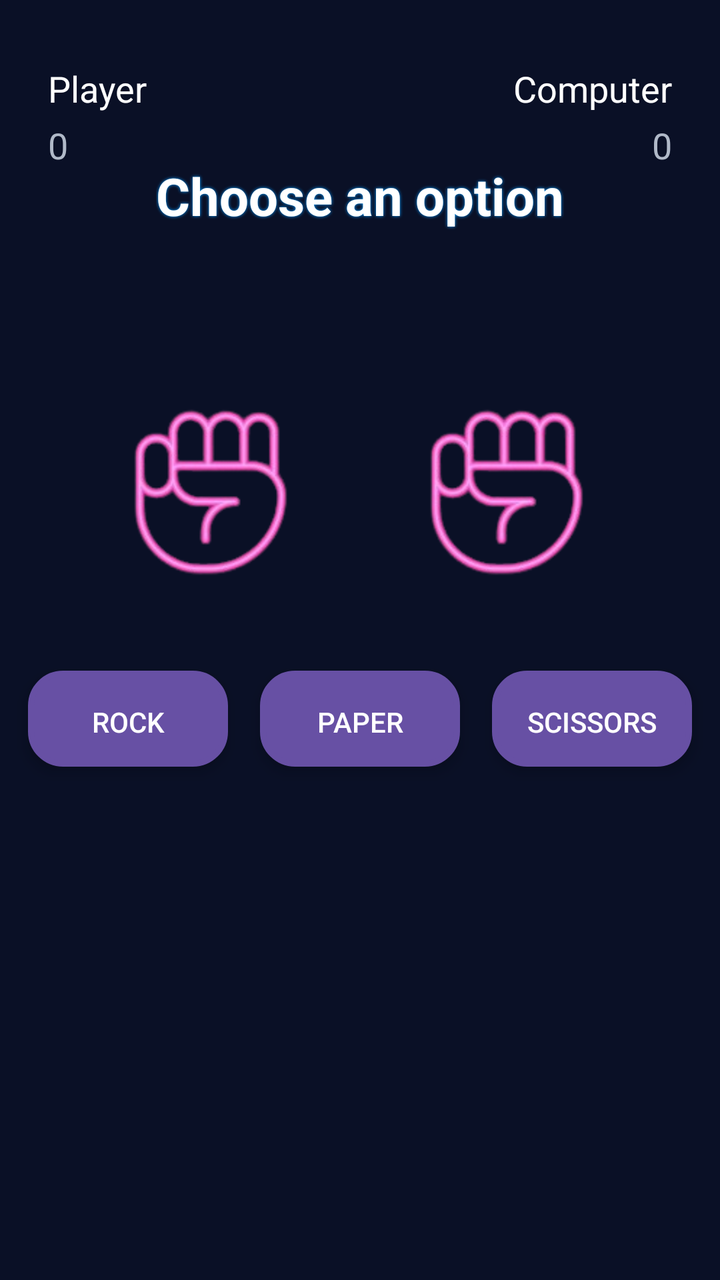
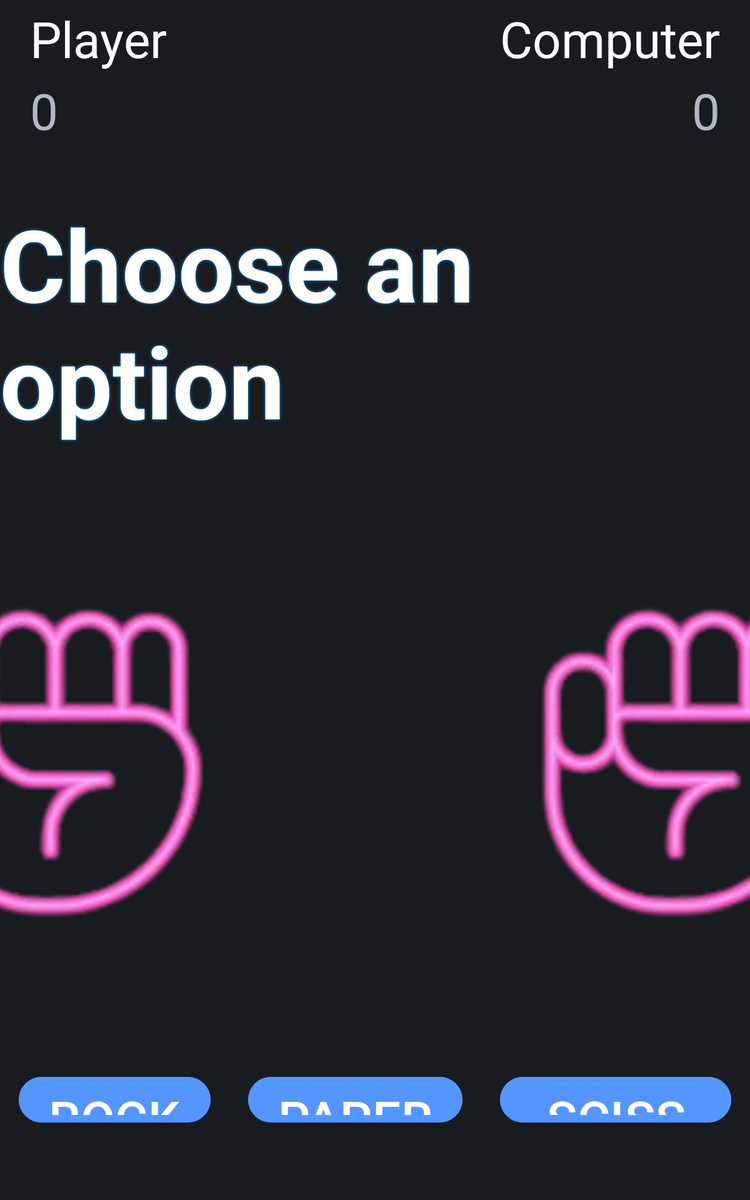

An Android layout and its configuration variant, each rendered on a device that would load it. The default file and the variant file are quoted in full after the pictures.
<!-- AndroidManifest.xml: application theme Theme.GameArena -->
<!-- res/layout/activity_rock_paper_scissors.xml -->
<?xml version="1.0" encoding="utf-8"?>
<RelativeLayout xmlns:android="http://schemas.android.com/apk/res/android"
    android:layout_width="match_parent"
    android:layout_height="match_parent"
    android:background="@color/ga_bg_dark">

    
    <TextView
        android:id="@+id/playerLabel"
        android:layout_width="wrap_content"
        android:layout_height="wrap_content"
        android:text="Player"
        android:textSize="18sp"
        android:textColor="@color/ga_text_primary"
        android:layout_alignParentStart="true"
        android:layout_marginStart="24dp"
        android:layout_marginTop="32dp"/>

    <TextView
        android:id="@+id/playerScore"
        android:layout_width="wrap_content"
        android:layout_height="wrap_content"
        android:text="0"
        android:textSize="18sp"
        android:textColor="@color/ga_text_secondary"
        android:layout_below="@id/playerLabel"
        android:layout_alignStart="@id/playerLabel"
        android:layout_marginTop="4dp"/>

    
    <TextView
        android:id="@+id/computerLabel"
        android:layout_width="wrap_content"
        android:layout_height="wrap_content"
        android:text="Computer"
        android:textSize="18sp"
        android:textColor="@color/ga_text_primary"
        android:layout_alignParentEnd="true"
        android:layout_marginEnd="24dp"
        android:layout_marginTop="32dp"/>

    <TextView
        android:id="@+id/computerScore"
        android:layout_width="wrap_content"
        android:layout_height="wrap_content"
        android:text="0"
        android:textSize="18sp"
        android:textColor="@color/ga_text_secondary"
        android:layout_below="@id/computerLabel"
        android:layout_alignEnd="@id/computerLabel"
        android:layout_marginTop="4dp"/>

    
    <TextView
        android:id="@+id/statusText"
        android:layout_width="wrap_content"
        android:layout_height="wrap_content"
        android:text="Choose an option"
        android:textSize="26sp"
        android:textColor="@color/ga_text_primary"
        style="@style/GameArenaHeading"
        android:layout_centerHorizontal="true"
        android:layout_marginTop="24dp"
        android:layout_below="@id/playerLabel"/>

    
    <LinearLayout
        android:id="@+id/handsRow"
        android:layout_width="wrap_content"
        android:layout_height="wrap_content"
        android:orientation="horizontal"
        android:gravity="center"
        android:layout_below="@id/statusText"
        android:layout_centerHorizontal="true"
        android:layout_marginTop="80dp">
        <ImageView
            android:id="@+id/playerHand"
            android:layout_width="100dp"
            android:layout_height="100dp"
            android:src="@drawable/ic_hand_rock"
            android:contentDescription="Player Hand"/>
        <Space
            android:layout_width="48dp"
            android:layout_height="1dp"/>
        <ImageView
            android:id="@+id/computerHand"
            android:layout_width="100dp"
            android:layout_height="100dp"
            android:src="@drawable/ic_hand_rock"
            android:contentDescription="Computer Hand"/>
    </LinearLayout>

    
    <LinearLayout
        android:id="@+id/buttonsRow"
        android:layout_width="wrap_content"
        android:layout_height="wrap_content"
        android:orientation="horizontal"
        android:gravity="center"
        android:layout_below="@id/handsRow"
        android:layout_centerHorizontal="true"
        android:layout_marginTop="32dp">
        <Button
            android:id="@+id/rockBtn"
            android:layout_width="100dp"
            android:layout_height="48dp"
            android:text="rock"
            style="@style/GameArenaButton"
            android:layout_margin="8dp"/>
        <Button
            android:id="@+id/paperBtn"
            android:layout_width="100dp"
            android:layout_height="48dp"
            android:text="paper"
            style="@style/GameArenaButton"
            android:layout_margin="8dp"/>
        <Button
            android:id="@+id/scissorsBtn"
            android:layout_width="100dp"
            android:layout_height="48dp"
            android:text="scissors"
            style="@style/GameArenaButton"
            android:layout_margin="8dp"/>
    </LinearLayout>

    
    <TextView
        android:id="@+id/resultText"
        android:layout_width="wrap_content"
        android:layout_height="wrap_content"
        android:textSize="18sp"
        android:textColor="@color/ga_text_secondary"
        android:layout_below="@id/buttonsRow"
        android:layout_centerHorizontal="true"
        android:layout_marginTop="32dp"
        android:gravity="center"/>

    
    <Button
        android:id="@+id/playAgainBtn"
        android:layout_width="wrap_content"
        android:layout_height="wrap_content"
        android:text="Play Again"
        style="@style/GameArenaButton"
        android:layout_below="@id/resultText"
        android:layout_centerHorizontal="true"
        android:layout_marginTop="24dp"
        android:visibility="gone"/>

</RelativeLayout>
<!-- resources referenced by this layout -->
<resources>
  <color name="ga_bg_dark">#0a1026</color>
  <color name="ga_text_primary">#FFFFFF</color>
  <color name="ga_text_secondary">#B0B9C8</color>
  <!-- drawable ic_hand_rock: png bitmap (drawable, 18216 bytes) -->
  <style name="GameArenaButton" parent="Widget.AppCompat.Button">
          <item name="android:background">@drawable/ga_button_bg</item>
          <item name="android:textColor">@color/ga_text_primary</item>
          <item name="android:padding">12dp</item>
          <item name="android:elevation">4dp</item>
          <item name="android:stateListAnimator">@null</item>
      </style>
  <style name="GameArenaHeading" parent="TextAppearance.AppCompat.Large">
          <item name="android:textColor">@color/ga_text_primary</item>
          <item name="android:textStyle">bold</item>
          <item name="android:shadowColor">@color/ga_neon_blue</item>
          <item name="android:shadowDx">0</item>
          <item name="android:shadowDy">0</item>
          <item name="android:shadowRadius">4</item>
      </style>
  <style name="Theme.GameArena" parent="Base.Theme.GameArena" />
  <!-- drawable ga_button_bg (drawable) -->
  <?xml version="1.0" encoding="utf-8"?>
  <selector xmlns:android="http://schemas.android.com/apk/res/android">
      <item android:state_pressed="true">
          <shape android:shape="rectangle">
              <solid android:color="@color/ga_button_pressed"/>
              <corners android:radius="16dp"/>
              <stroke android:width="3dp" android:color="@color/ga_neon_orange"/>
          </shape>
      </item>
      <item>
          <shape android:shape="rectangle">
              <solid android:color="@color/ga_button_bg"/>
              <corners android:radius="16dp"/>
              <stroke android:width="3dp" android:color="@color/ga_neon_blue"/>
          </shape>
      </item>
  </selector>
  <color name="ga_neon_blue">#0099ff</color>
  <style name="Base.Theme.GameArena" parent="Theme.Material3.DayNight.NoActionBar">
          
          
      </style>
  <color name="ga_button_pressed">#ff5e13</color>
  <color name="ga_neon_orange">#ff5e13</color>
  <color name="ga_button_bg">#131c36</color>
</resources>
<!-- res/layout-sw600dp/activity_rock_paper_scissors.xml (the repository's variant of the layout above) -->
<!-- drawn on a 7-inch tablet held upright -->
<?xml version="1.0" encoding="utf-8"?>
<RelativeLayout xmlns:android="http://schemas.android.com/apk/res/android"
    android:layout_width="match_parent"
    android:layout_height="match_parent"

    android:orientation="vertical"
    android:gravity="center"
    android:background="#181B20">

    
    <TextView
        android:id="@+id/playerLabel"
        android:layout_width="wrap_content"
        android:layout_height="wrap_content"
        android:text="Player"
        android:textSize="40sp"
        android:textColor="@color/ga_text_primary"
        android:layout_alignParentStart="true"
        android:layout_marginStart="24dp"
        android:layout_marginTop="32dp"/>

    <TextView
        android:id="@+id/playerScore"
        android:layout_width="wrap_content"
        android:layout_height="wrap_content"
        android:text="0"
        android:textSize="40sp"
        android:textColor="@color/ga_text_secondary"
        android:layout_below="@id/playerLabel"
        android:layout_alignStart="@id/playerLabel"
        android:layout_marginTop="4dp"/>

    
    <TextView
        android:id="@+id/computerLabel"
        android:layout_width="wrap_content"
        android:layout_height="wrap_content"
        android:text="Computer"
        android:textSize="40sp"
        android:textColor="@color/ga_text_primary"
        android:layout_alignParentEnd="true"
        android:layout_marginEnd="24dp"
        android:layout_marginTop="32dp"/>

    <TextView
        android:id="@+id/computerScore"
        android:layout_width="wrap_content"
        android:layout_height="wrap_content"
        android:text="0"
        android:textSize="40sp"
        android:textColor="@color/ga_text_secondary"
        android:layout_below="@id/computerLabel"
        android:layout_alignEnd="@id/computerLabel"
        android:layout_marginTop="4dp"/>

    
    <TextView
        android:id="@+id/statusText"
        android:layout_width="wrap_content"
        android:layout_height="wrap_content"
        android:text="Choose an option"
        android:textSize="80sp"
        android:textColor="@color/ga_text_primary"
        style="@style/GameArenaHeading"
        android:layout_centerHorizontal="true"
        android:layout_marginTop="100dp"
        android:layout_below="@id/playerLabel"/>

    
    <LinearLayout
        android:id="@+id/handsRow"
        android:layout_width="wrap_content"
        android:layout_height="wrap_content"
        android:orientation="horizontal"
        android:gravity="center"
        android:layout_below="@id/statusText"
        android:layout_centerHorizontal="true"
        android:layout_marginTop="100dp">
        <ImageView
            android:id="@+id/playerHand"
            android:layout_width="300dp"
            android:layout_height="300dp"
            android:src="@drawable/ic_hand_rock"
            android:contentDescription="Player Hand"/>
        <Space
            android:layout_width="200dp"
            android:layout_height="1dp"/>
        <ImageView
            android:id="@+id/computerHand"
            android:layout_width="300dp"
            android:layout_height="300dp"
            android:src="@drawable/ic_hand_rock"
            android:contentDescription="Computer Hand"/>
    </LinearLayout>

    
    <LinearLayout
        android:id="@+id/buttonsRow"
        android:layout_width="wrap_content"
        android:layout_height="wrap_content"
        android:orientation="horizontal"
        android:gravity="center"
        android:layout_below="@id/handsRow"
        android:layout_centerHorizontal="true"
        android:layout_marginTop="100dp">
        <Button
            android:id="@+id/rockBtn"
            android:layout_width="wrap_content"
            android:layout_height="wrap_content"
            android:text="ROCK"
            android:layout_margin="15dp"
            android:textColor="@color/white"
            android:backgroundTint="#5396FF"
            android:textSize="40sp"
            android:layout_marginStart="8dp"
            android:layout_gravity="center_horizontal"/>
        <Button
            android:id="@+id/paperBtn"
            android:layout_width="wrap_content"
            android:layout_height="wrap_content"
            android:text="PAPER"
            android:textColor="@color/white"
            android:backgroundTint="#5396FF"
            android:layout_margin="15dp"
            android:textSize="40sp"
            android:layout_marginStart="8dp"
            android:layout_gravity="center_horizontal"/>
        <Button
            android:id="@+id/scissorsBtn"
            android:layout_width="wrap_content"
            android:layout_height="wrap_content"
            android:text="SCISSORS"
            android:textColor="@color/white"
            android:backgroundTint="#5396FF"
            android:layout_margin="15dp"
            android:textSize="40sp"
            android:layout_marginStart="8dp"
            android:layout_gravity="center_horizontal"/>
    </LinearLayout>

    
    <TextView
        android:id="@+id/resultText"
        android:layout_width="wrap_content"
        android:layout_height="wrap_content"
        android:textSize="18sp"
        android:textColor="#181B20"
        android:layout_below="@id/buttonsRow"
        android:layout_centerHorizontal="true"
        android:layout_marginTop="32dp"
        android:gravity="center"/>

    
    <Button
        android:id="@+id/playAgainBtn"
        android:layout_width="wrap_content"
        android:layout_height="wrap_content"
        android:text="Play Again"
        android:layout_below="@id/resultText"
        android:textColor="@color/white"
        android:backgroundTint="#5396FF"
        android:layout_margin="15dp"
        android:textSize="40sp"
        android:layout_centerHorizontal="true"
        android:layout_marginStart="8dp"
        android:layout_gravity="center_horizontal"
        android:visibility="gone"/>

</RelativeLayout>
<!-- resources referenced by the variant -->
<!-- as a 7-inch tablet held upright resolves them -->
<resources>
  <color name="ga_text_primary">#FFFFFF</color>
  <color name="ga_text_secondary">#B0B9C8</color>
  <color name="white">#FFFFFFFF</color>
  <!-- drawable ic_hand_rock: png bitmap (drawable, 18216 bytes) -->
  <style name="GameArenaHeading" parent="TextAppearance.AppCompat.Large">
          <item name="android:textColor">@color/ga_text_primary</item>
          <item name="android:textStyle">bold</item>
          <item name="android:shadowColor">@color/ga_neon_blue</item>
          <item name="android:shadowDx">0</item>
          <item name="android:shadowDy">0</item>
          <item name="android:shadowRadius">4</item>
      </style>
  <style name="Theme.GameArena" parent="Base.Theme.GameArena" />
  <color name="ga_neon_blue">#0099ff</color>
  <style name="Base.Theme.GameArena" parent="Theme.Material3.DayNight.NoActionBar">
          
          
      </style>
</resources>
